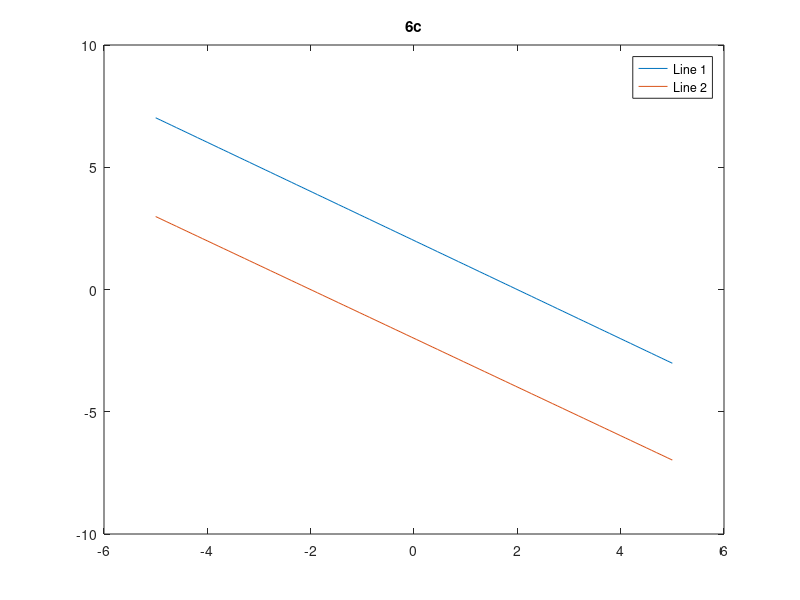
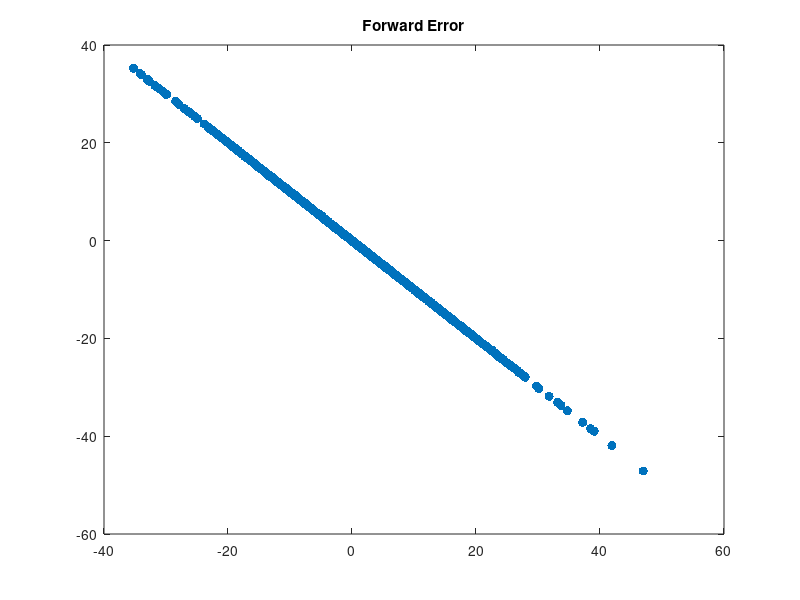
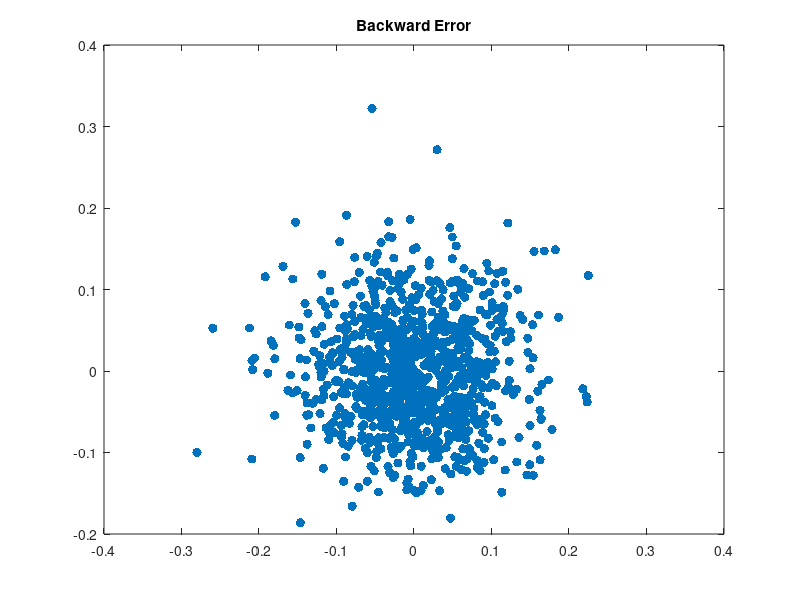

The MATLAB script that drew these images, in order:
x = linspace(-5,5);

y1 = (2 - 1.002.*x)/0.998;
y2 = (-2 - 0.998.*x)/1.002;

figure
plot(x,y1,x,y2);
legend('Line 1','Line 2');
title('6c');

A = [1.002 0.998;0.998 1.002];

kappa = cond(A)

b = [2 -2]';

x = A\b;

e = zeros(1000,2);
r = zeros(1000,2);

for i=1:1000
    deltaA = 0.0001*randn(2,2);
    xi = (A+deltaA)\b;
    e(i,:) = xi' - x';
    r(i,:) = b' - (A*xi)';
end

figure
plot(e(:,1),e(:,2),'.','markersize',20);
title('Forward Error');

figure
plot(r(:,1),r(:,2),'.','markersize',20);
title('Backward Error');
